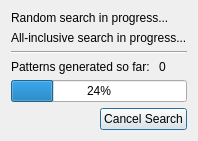
<?xml version="1.0" encoding="UTF-8"?>
<ui version="4.0">
 <class>SearchDialog</class>
 <widget class="QDialog" name="SearchDialog">
  <property name="geometry">
   <rect>
    <x>0</x>
    <y>0</y>
    <width>176</width>
    <height>138</height>
   </rect>
  </property>
  <property name="minimumSize">
   <size>
    <width>0</width>
    <height>0</height>
   </size>
  </property>
  <property name="windowTitle">
   <string>Search Progress</string>
  </property>
  <layout class="QVBoxLayout" name="verticalLayout">
   <item>
    <widget class="QLabel" name="randomSearchLabel">
     <property name="text">
      <string>Random search in progress...</string>
     </property>
    </widget>
   </item>
   <item>
    <widget class="QLabel" name="allSearchLabel">
     <property name="text">
      <string>All-inclusive search in progress...</string>
     </property>
    </widget>
   </item>
   <item>
    <widget class="Line" name="line">
     <property name="minimumSize">
      <size>
       <width>0</width>
       <height>0</height>
      </size>
     </property>
     <property name="orientation">
      <enum>Qt::Horizontal</enum>
     </property>
    </widget>
   </item>
   <item>
    <layout class="QHBoxLayout" name="horizontalLayout">
     <item>
      <widget class="QLabel" name="label_2">
       <property name="text">
        <string>Patterns generated so far: </string>
       </property>
      </widget>
     </item>
     <item>
      <widget class="QLabel" name="patternCountLabel">
       <property name="text">
        <string>0</string>
       </property>
      </widget>
     </item>
    </layout>
   </item>
   <item>
    <widget class="QProgressBar" name="progressBar">
     <property name="value">
      <number>24</number>
     </property>
    </widget>
   </item>
   <item>
    <layout class="QHBoxLayout" name="horizontalLayout_2">
     <item>
      <spacer name="horizontalSpacer">
       <property name="orientation">
        <enum>Qt::Horizontal</enum>
       </property>
       <property name="sizeHint" stdset="0">
        <size>
         <width>40</width>
         <height>20</height>
        </size>
       </property>
      </spacer>
     </item>
     <item>
      <widget class="QPushButton" name="cancelButton">
       <property name="text">
        <string>Cancel Search</string>
       </property>
      </widget>
     </item>
    </layout>
   </item>
  </layout>
  <zorder>randomSearchLabel</zorder>
  <zorder>label_2</zorder>
  <zorder>allSearchLabel</zorder>
  <zorder>progressBar</zorder>
  <zorder>line</zorder>
 </widget>
 <resources/>
 <connections/>
</ui>
